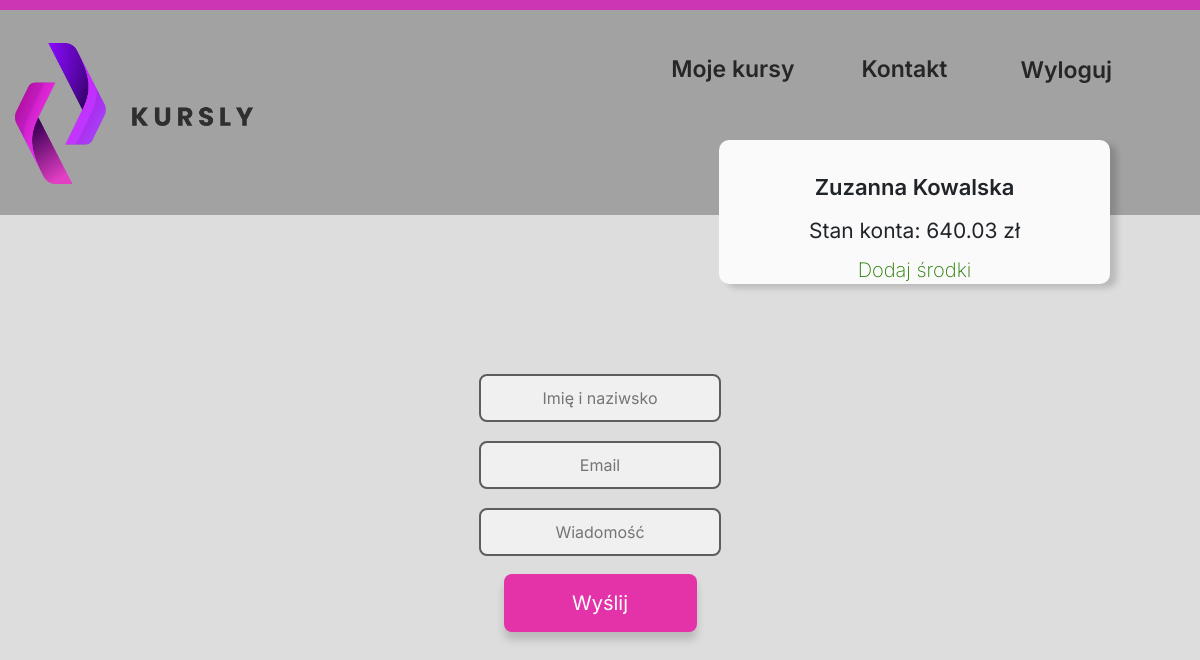
The page /contact.php (signed in) on the database its author committed.
### tables this page shows
CREATE TABLE `users` (
  `id_user` int(11) NOT NULL AUTO_INCREMENT,
  `password` varchar(100) NOT NULL,
  `name` varchar(100) NOT NULL,
  `surname` varchar(100) NOT NULL,
  `email` varchar(100) NOT NULL,
  `street` varchar(100) NOT NULL,
  `house_number` varchar(20) NOT NULL,
  `zip_code` varchar(10) NOT NULL,
  `city` varchar(100) NOT NULL,
  `wallet` double NOT NULL,
  `discount` tinyint(1) DEFAULT NULL,
  PRIMARY KEY (`id_user`)
);

### contact.php (the view, shortened to what this page needs)
<!DOCTYPE html>
<html lang="pl">
    <head>
        <link rel="stylesheet" href="style.css" type="text/css">
        <link href="bootstrap/css/bootstrap.min.css" rel="stylesheet">
    </head>
    <?php
    if($_SESSION["session_login"]==true)
    {
        ?>
        <body>
            <div class="pink"></div>
            <div class="sekcja1_all2">
                <div class="container">
                    <div class="row">
                        <div class="col-md-3">
                            <div class="sekcja1_lewo2">
                                <a href="panel.php"><img src="img/logo.png"></a>
                            </div>
                        </div>
                        <div class="col-md-9">
                            <div class="sekcja1_prawo2">
                                <div class="menu">
                                    <ul>
                                        <li><form method="POST">
                                            <input type="submit" name="logout" value="Wyloguj" class="menu_option">
                                        </form></li>
                                        <li><a href="contact.php" class="menu_option">Kontakt</a></li>
                                        <li><a href="orders.php" class="menu_option">Moje kursy</a></li>
                                    </ul>
                                </div>
                            </div>
                        </div>
                        <?php
                            @$current_user = $_SESSION["user_id"];
                            require_once "connect.php";
                            if($connect->connect_errno!=0)
                            {
                                echo "<br></nr>Błąd bazy danych";
                            }
                            else
                            {
                                @$sql = "SELECT * FROM users WHERE id_user='$current_user'";
                                if($rezultat = @$connect->query($sql))
                                {
                                    while($row = mysqli_fetch_assoc($rezultat))
                                    {
                                        $name = $row['name'];
                                        $surname = $row['surname'];
                                        $cash = $row['wallet'];
                                    }
                                }
                                echo '<div class="user_panel">';
                                echo '<p id="user_panel_name">', $name, ' ', $surname, '</p>';
                                echo '<p id="user_panel_cash">Stan konta: ',$cash,' zł' ,'</p>';
                                echo '<p id="user_panel_addCash">Dodaj środki</p>';
                                echo '</div>';
                            }
                        ?>
                    </div>
                </div>
            </div>
            <div class="sekcja2_all2">
                    <form method="post" action="sendForm.php">
                        <input type="text" name="name" class="popup-input" placeholder="Imię i naziwsko" required><br>
                        <input type="text" name="email" class="popup-input" placeholder="Email" required><br>
                        <input type="text" name="message" class="popup-input" placeholder="Wiadomość" required><br>
                        <input type="submit" class="submit_button" value="Wyślij">
                    </form>
            </div>
        </body>
        <?php
            }
            else
            {
                echo "<script type=\"text/javascript\">
                window.setTimeout(\"window.location.replace('index.php');\",1);
                </script>";
            }
        ?>

### style.css (style rules this page uses)
body { margin: 0 auto; background-color: #DDDDDD !important; font-family: 'Inter', sans-serif !important; }
.container { max-width: 1640px !important; }
.popup-input { background-color: #F0F0F0; border: 2px solid #5D5D5D; border-radius: 8px; margin-top: 19px; text-align: center; color: #414141; font-size: 16px; height: 48px; }
.submit_button { width: 193px; height: 58px; background-color: #E432A9; box-shadow: 0px 8px 8px #00000029; border-radius: 8px; color: #FFFFFF; font-size: 20px; border: none; margin-top: 18px; }
.sekcja1_all2 { height: 205px; background-color: #A2A2A2; margin-bottom: 140px; }
.sekcja1_all2 img { width: 243px; height: 141px; }
.sekcja1_lewo2 { height: 205px; line-height: 205px; }
.sekcja1_prawo2 { height: 205px; }
.menu { margin-top: 42px; }
.menu_option { float: right; margin-right: 67px; font-size: 23px; color: #262626; font-weight: 600; background-color:transparent; border: none; }
.pink { background-color: #CC36B5; height: 10px; }
.user_panel { width: 391px; height: 144px; background-color: #FAFAFA; box-shadow: 7px 4px 6px #00000029; border-radius: 10px; position: absolute; right: 90px; top: 140px; text-align: center; }
#user_panel_name { margin-top: 31px; font-size: 22px; font-weight: 600; }
#user_panel_cash { font-size: 21px; font-weight: 400; margin-top: -5px; }
#user_panel_addCash { margin-top: -8px; color: #267C00; font-size: 20px; font-weight: 200; }
.sekcja2_all2 { text-align: center; }
ul { list-style-type: none; margin: 0; padding: 0; }
li { display: inline; }

### rows shown on the page
users: name "Zuzanna", surname "Kowalska", wallet "640.03"
